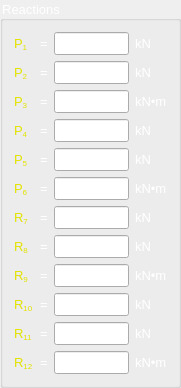
  <widget class="QGroupBox" name="gridGroupBox_7">
   <property name="geometry">
    <rect>
     <x>460</x>
     <y>80</y>
     <width>181</width>
     <height>379</height>
    </rect>
   </property>
   <property name="font">
    <font>
     <family>MS Shell Dlg 2</family>
     <pointsize>10</pointsize>
     <weight>50</weight>
     <italic>false</italic>
     <bold>false</bold>
    </font>
   </property>
   <property name="styleSheet">
    <string notr="true">font: 10pt &quot;MS Shell Dlg 2&quot;;
color: rgb(255, 255, 255);</string>
   </property>
   <property name="title">
    <string>Reactions</string>
   </property>
   <layout class="QGridLayout" name="gridLayout_5">
    <item row="2" column="2">
     <widget class="QLineEdit" name="p3">
      <property name="font">
       <font>
        <family>MS Shell Dlg 2</family>
        <pointsize>10</pointsize>
        <weight>50</weight>
        <italic>false</italic>
        <bold>false</bold>
       </font>
      </property>
      <property name="styleSheet">
       <string notr="true">color: rgb(255, 85, 255);</string>
      </property>
      <property name="alignment">
       <set>Qt::AlignRight|Qt::AlignTrailing|Qt::AlignVCenter</set>
      </property>
      <property name="readOnly">
       <bool>true</bool>
      </property>
     </widget>
    </item>
    <item row="1" column="1">
     <widget class="QLabel" name="label_56">
      <property name="font">
       <font>
        <family>MS Shell Dlg 2</family>
        <pointsize>10</pointsize>
        <weight>50</weight>
        <italic>false</italic>
        <bold>false</bold>
       </font>
      </property>
      <property name="text">
       <string>=</string>
      </property>
     </widget>
    </item>
    <item row="2" column="3">
     <widget class="QLabel" name="label_57">
      <property name="font">
       <font>
        <family>MS Shell Dlg 2</family>
        <pointsize>10</pointsize>
        <weight>50</weight>
        <italic>false</italic>
        <bold>false</bold>
       </font>
      </property>
      <property name="text">
       <string>&lt;html&gt;&lt;head/&gt;&lt;body&gt;&lt;p&gt;kN•m&lt;/p&gt;&lt;/body&gt;&lt;/html&gt;</string>
      </property>
     </widget>
    </item>
    <item row="1" column="3">
     <widget class="QLabel" name="label_59">
      <property name="font">
       <font>
        <family>MS Shell Dlg 2</family>
        <pointsize>10</pointsize>
        <weight>50</weight>
        <italic>false</italic>
        <bold>false</bold>
       </font>
      </property>
      <property name="text">
       <string>kN</string>
      </property>
     </widget>
    </item>
    <item row="0" column="1">
     <widget class="QLabel" name="label_58">
      <property name="font">
       <font>
        <family>MS Shell Dlg 2</family>
        <pointsize>10</pointsize>
        <weight>50</weight>
        <italic>false</italic>
        <bold>false</bold>
       </font>
      </property>
      <property name="text">
       <string>=</string>
      </property>
     </widget>
    </item>
    <item row="2" column="1">
     <widget class="QLabel" name="label_61">
      <property name="font">
       <font>
        <family>MS Shell Dlg 2</family>
        <pointsize>10</pointsize>
        <weight>50</weight>
        <italic>false</italic>
        <bold>false</bold>
       </font>
      </property>
      <property name="text">
       <string>=</string>
      </property>
     </widget>
    </item>
    <item row="0" column="3">
     <widget class="QLabel" name="label_60">
      <property name="font">
       <font>
        <family>MS Shell Dlg 2</family>
        <pointsize>10</pointsize>
        <weight>50</weight>
        <italic>false</italic>
        <bold>false</bold>
       </font>
      </property>
      <property name="text">
       <string>kN</string>
      </property>
     </widget>
    </item>
    <item row="1" column="0">
     <widget class="QLabel" name="label_62">
      <property name="font">
       <font>
        <family>MS Shell Dlg 2</family>
        <pointsize>10</pointsize>
        <weight>50</weight>
        <italic>false</italic>
        <bold>false</bold>
       </font>
      </property>
      <property name="styleSheet">
       <string notr="true">color: rgb(226, 226, 0);</string>
      </property>
      <property name="text">
       <string>&lt;html&gt;&lt;head/&gt;&lt;body&gt;&lt;p&gt;P&lt;span style=&quot; vertical-align:sub;&quot;&gt;2&lt;/span&gt;&lt;/p&gt;&lt;/body&gt;&lt;/html&gt;</string>
      </property>
     </widget>
    </item>
    <item row="0" column="0">
     <widget class="QLabel" name="label_63">
      <property name="font">
       <font>
        <family>MS Shell Dlg 2</family>
        <pointsize>10</pointsize>
        <weight>50</weight>
        <italic>false</italic>
        <bold>false</bold>
       </font>
      </property>
      <property name="styleSheet">
       <string notr="true">color: rgb(226, 226, 0);</string>
      </property>
      <property name="text">
       <string>&lt;html&gt;&lt;head/&gt;&lt;body&gt;&lt;p&gt;P&lt;span style=&quot; vertical-align:sub;&quot;&gt;1&lt;/span&gt;&lt;/p&gt;&lt;/body&gt;&lt;/html&gt;</string>
      </property>
     </widget>
    </item>
    <item row="2" column="0">
     <widget class="QLabel" name="label_64">
      <property name="font">
       <font>
        <family>MS Shell Dlg 2</family>
        <pointsize>10</pointsize>
        <weight>50</weight>
        <italic>false</italic>
        <bold>false</bold>
       </font>
      </property>
      <property name="styleSheet">
       <string notr="true">color: rgb(226, 226, 0);</string>
      </property>
      <property name="text">
       <string>&lt;html&gt;&lt;head/&gt;&lt;body&gt;&lt;p&gt;P&lt;span style=&quot; vertical-align:sub;&quot;&gt;3&lt;/span&gt;&lt;/p&gt;&lt;/body&gt;&lt;/html&gt;</string>
      </property>
     </widget>
    </item>
    <item row="11" column="2">
     <widget class="QLineEdit" name="r12">
      <property name="font">
       <font>
        <family>MS Shell Dlg 2</family>
        <pointsize>10</pointsize>
        <weight>50</weight>
        <italic>false</italic>
        <bold>false</bold>
       </font>
      </property>
      <property name="styleSheet">
       <string notr="true">color: rgb(255, 85, 255);</string>
      </property>
      <property name="alignment">
       <set>Qt::AlignRight|Qt::AlignTrailing|Qt::AlignVCenter</set>
      </property>
      <property name="readOnly">
       <bool>true</bool>
      </property>
     </widget>
    </item>
    <item row="9" column="2">
     <widget class="QLineEdit" name="r10">
      <property name="font">
       <font>
        <family>MS Shell Dlg 2</family>
        <pointsize>10</pointsize>
        <weight>50</weight>
        <italic>false</italic>
        <bold>false</bold>
       </font>
      </property>
      <property name="styleSheet">
       <string notr="true">color: rgb(255, 85, 255);</string>
      </property>
      <property name="alignment">
       <set>Qt::AlignRight|Qt::AlignTrailing|Qt::AlignVCenter</set>
      </property>
      <property name="readOnly">
       <bool>true</bool>
      </property>
     </widget>
    </item>
    <item row="8" column="2">
     <widget class="QLineEdit" name="r9">
      <property name="font">
       <font>
        <family>MS Shell Dlg 2</family>
        <pointsize>10</pointsize>
        <weight>50</weight>
        <italic>false</italic>
        <bold>false</bold>
       </font>
      </property>
      <property name="styleSheet">
       <string notr="true">color: rgb(255, 85, 255);</string>
      </property>
      <property name="alignment">
       <set>Qt::AlignRight|Qt::AlignTrailing|Qt::AlignVCenter</set>
      </property>
      <property name="readOnly">
       <bool>true</bool>
      </property>
     </widget>
    </item>
    <item row="6" column="2">
     <widget class="QLineEdit" name="r7">
      <property name="font">
       <font>
        <family>MS Shell Dlg 2</family>
        <pointsize>10</pointsize>
        <weight>50</weight>
        <italic>false</italic>
        <bold>false</bold>
       </font>
      </property>
      <property name="styleSheet">
       <string notr="true">color: rgb(255, 85, 255);</string>
      </property>
      <property name="alignment">
       <set>Qt::AlignRight|Qt::AlignTrailing|Qt::AlignVCenter</set>
      </property>
      <property name="readOnly">
       <bool>true</bool>
      </property>
     </widget>
    </item>
    <item row="5" column="2">
     <widget class="QLineEdit" name="p6">
      <property name="font">
       <font>
        <family>MS Shell Dlg 2</family>
        <pointsize>10</pointsize>
        <weight>50</weight>
        <italic>false</italic>
        <bold>false</bold>
       </font>
      </property>
      <property name="styleSheet">
       <string notr="true">color: rgb(255, 85, 255);</string>
      </property>
      <property name="alignment">
       <set>Qt::AlignRight|Qt::AlignTrailing|Qt::AlignVCenter</set>
      </property>
      <property name="readOnly">
       <bool>true</bool>
      </property>
     </widget>
    </item>
    <item row="4" column="0">
     <widget class="QLabel" name="label_68">
      <property name="font">
       <font>
        <family>MS Shell Dlg 2</family>
        <pointsize>10</pointsize>
        <weight>50</weight>
        <italic>false</italic>
        <bold>false</bold>
       </font>
      </property>
      <property name="styleSheet">
       <string notr="true">color: rgb(226, 226, 0);</string>
      </property>
      <property name="text">
       <string>&lt;html&gt;&lt;head/&gt;&lt;body&gt;&lt;p&gt;P&lt;span style=&quot; vertical-align:sub;&quot;&gt;5&lt;/span&gt;&lt;/p&gt;&lt;/body&gt;&lt;/html&gt;</string>
      </property>
     </widget>
    </item>
    <item row="10" column="2">
     <widget class="QLineEdit" name="r11">
      <property name="font">
       <font>
        <family>MS Shell Dlg 2</family>
        <pointsize>10</pointsize>
        <weight>50</weight>
        <italic>false</italic>
        <bold>false</bold>
       </font>
      </property>
      <property name="styleSheet">
       <string notr="true">color: rgb(255, 85, 255);</string>
      </property>
      <property name="alignment">
       <set>Qt::AlignRight|Qt::AlignTrailing|Qt::AlignVCenter</set>
      </property>
      <property name="readOnly">
       <bool>true</bool>
      </property>
     </widget>
    </item>
    <item row="7" column="2">
     <widget class="QLineEdit" name="r8">
      <property name="font">
       <font>
        <family>MS Shell Dlg 2</family>
        <pointsize>10</pointsize>
        <weight>50</weight>
        <italic>false</italic>
        <bold>false</bold>
       </font>
      </property>
      <property name="styleSheet">
       <string notr="true">color: rgb(255, 85, 255);</string>
      </property>
      <property name="alignment">
       <set>Qt::AlignRight|Qt::AlignTrailing|Qt::AlignVCenter</set>
      </property>
      <property name="readOnly">
       <bool>true</bool>
      </property>
     </widget>
    </item>
    <item row="5" column="0">
     <widget class="QLabel" name="label_77">
      <property name="font">
       <font>
        <family>MS Shell Dlg 2</family>
        <pointsize>10</pointsize>
        <weight>50</weight>
        <italic>false</italic>
        <bold>false</bold>
       </font>
      </property>
      <property name="styleSheet">
       <string notr="true">color: rgb(226, 226, 0);</string>
      </property>
      <property name="text">
       <string>&lt;html&gt;&lt;head/&gt;&lt;body&gt;&lt;p&gt;P&lt;span style=&quot; vertical-align:sub;&quot;&gt;6&lt;/span&gt;&lt;/p&gt;&lt;/body&gt;&lt;/html&gt;</string>
      </property>
     </widget>
    </item>
    <item row="4" column="3">
     <widget class="QLabel" name="label_69">
      <property name="font">
       <font>
        <family>MS Shell Dlg 2</family>
        <pointsize>10</pointsize>
        <weight>50</weight>
        <italic>false</italic>
        <bold>false</bold>
       </font>
      </property>
      <property name="text">
       <string>kN</string>
      </property>
     </widget>
    </item>
    <item row="8" column="0">
     <widget class="QLabel" name="label_82">
      <property name="font">
       <font>
        <family>MS Shell Dlg 2</family>
        <pointsize>10</pointsize>
        <weight>50</weight>
        <italic>false</italic>
        <bold>false</bold>
       </font>
      </property>
      <property name="styleSheet">
       <string notr="true">color: rgb(226, 226, 0);</string>
      </property>
      <property name="text">
       <string>&lt;html&gt;&lt;head/&gt;&lt;body&gt;&lt;p&gt;R&lt;span style=&quot; vertical-align:sub;&quot;&gt;9&lt;/span&gt;&lt;/p&gt;&lt;/body&gt;&lt;/html&gt;</string>
      </property>
     </widget>
    </item>
    <item row="4" column="1">
     <widget class="QLabel" name="label_70">
      <property name="font">
       <font>
        <family>MS Shell Dlg 2</family>
        <pointsize>10</pointsize>
        <weight>50</weight>
        <italic>false</italic>
        <bold>false</bold>
       </font>
      </property>
      <property name="text">
       <string>=</string>
      </property>
     </widget>
    </item>
    <item row="5" column="1">
     <widget class="QLabel" name="label_74">
      <property name="font">
       <font>
        <family>MS Shell Dlg 2</family>
        <pointsize>10</pointsize>
        <weight>50</weight>
        <italic>false</italic>
        <bold>false</bold>
       </font>
      </property>
      <property name="text">
       <string>=</string>
      </property>
     </widget>
    </item>
    <item row="7" column="0">
     <widget class="QLabel" name="label_78">
      <property name="font">
       <font>
        <family>MS Shell Dlg 2</family>
        <pointsize>10</pointsize>
        <weight>50</weight>
        <italic>false</italic>
        <bold>false</bold>
       </font>
      </property>
      <property name="styleSheet">
       <string notr="true">color: rgb(226, 226, 0);</string>
      </property>
      <property name="text">
       <string>&lt;html&gt;&lt;head/&gt;&lt;body&gt;&lt;p&gt;R&lt;span style=&quot; vertical-align:sub;&quot;&gt;8&lt;/span&gt;&lt;/p&gt;&lt;/body&gt;&lt;/html&gt;</string>
      </property>
     </widget>
    </item>
    <item row="6" column="0">
     <widget class="QLabel" name="label_79">
      <property name="font">
       <font>
        <family>MS Shell Dlg 2</family>
        <pointsize>10</pointsize>
        <weight>50</weight>
        <italic>false</italic>
        <bold>false</bold>
       </font>
      </property>
      <property name="styleSheet">
       <string notr="true">color: rgb(226, 226, 0);</string>
      </property>
      <property name="text">
       <string>&lt;html&gt;&lt;head/&gt;&lt;body&gt;&lt;p&gt;R&lt;span style=&quot; vertical-align:sub;&quot;&gt;7&lt;/span&gt;&lt;/p&gt;&lt;/body&gt;&lt;/html&gt;</string>
      </property>
     </widget>
    </item>
    <item row="6" column="1">
     <widget class="QLabel" name="label_65">
      <property name="font">
       <font>
        <family>MS Shell Dlg 2</family>
        <pointsize>10</pointsize>
        <weight>50</weight>
        <italic>false</italic>
        <bold>false</bold>
       </font>
      </property>
      <property name="text">
       <string>=</string>
      </property>
     </widget>
    </item>
    <item row="9" column="0">
     <widget class="QLabel" name="label_86">
      <property name="font">
       <font>
        <family>MS Shell Dlg 2</family>
        <pointsize>10</pointsize>
        <weight>50</weight>
        <italic>false</italic>
        <bold>false</bold>
       </font>
      </property>
      <property name="styleSheet">
       <string notr="true">color: rgb(226, 226, 0);</string>
      </property>
      <property name="text">
       <string>&lt;html&gt;&lt;head/&gt;&lt;body&gt;&lt;p&gt;R&lt;span style=&quot; vertical-align:sub;&quot;&gt;10&lt;/span&gt;&lt;/p&gt;&lt;/body&gt;&lt;/html&gt;</string>
      </property>
     </widget>
    </item>
    <item row="8" column="1">
     <widget class="QLabel" name="label_83">
      <property name="font">
       <font>
        <family>MS Shell Dlg 2</family>
        <pointsize>10</pointsize>
        <weight>50</weight>
        <italic>false</italic>
        <bold>false</bold>
       </font>
      </property>
      <property name="text">
       <string>=</string>
      </property>
     </widget>
    </item>
    <item row="10" column="0">
     <widget class="QLabel" name="label_87">
      <property name="font">
       <font>
        <family>MS Shell Dlg 2</family>
        <pointsize>10</pointsize>
        <weight>50</weight>
        <italic>false</italic>
        <bold>false</bold>
       </font>
      </property>
      <property name="styleSheet">
       <string notr="true">color: rgb(226, 226, 0);</string>
      </property>
      <property name="text">
       <string>&lt;html&gt;&lt;head/&gt;&lt;body&gt;&lt;p&gt;R&lt;span style=&quot; vertical-align:sub;&quot;&gt;11&lt;/span&gt;&lt;/p&gt;&lt;/body&gt;&lt;/html&gt;</string>
      </property>
     </widget>
    </item>
    <item row="11" column="0">
     <widget class="QLabel" name="label_81">
      <property name="font">
       <font>
        <family>MS Shell Dlg 2</family>
        <pointsize>10</pointsize>
        <weight>50</weight>
        <italic>false</italic>
        <bold>false</bold>
       </font>
      </property>
      <property name="styleSheet">
       <string notr="true">color: rgb(226, 226, 0);</string>
      </property>
      <property name="text">
       <string>&lt;html&gt;&lt;head/&gt;&lt;body&gt;&lt;p&gt;R&lt;span style=&quot; vertical-align:sub;&quot;&gt;12&lt;/span&gt;&lt;/p&gt;&lt;/body&gt;&lt;/html&gt;</string>
      </property>
     </widget>
    </item>
    <item row="7" column="1">
     <widget class="QLabel" name="label_76">
      <property name="font">
       <font>
        <family>MS Shell Dlg 2</family>
        <pointsize>10</pointsize>
        <weight>50</weight>
        <italic>false</italic>
        <bold>false</bold>
       </font>
      </property>
      <property name="text">
       <string>=</string>
      </property>
     </widget>
    </item>
    <item row="9" column="1">
     <widget class="QLabel" name="label_89">
      <property name="font">
       <font>
        <family>MS Shell Dlg 2</family>
        <pointsize>10</pointsize>
        <weight>50</weight>
        <italic>false</italic>
        <bold>false</bold>
       </font>
      </property>
      <property name="text">
       <string>=</string>
      </property>
     </widget>
    </item>
    <item row="10" column="1">
     <widget class="QLabel" name="label_88">
      <property name="font">
       <font>
        <family>MS Shell Dlg 2</family>
        <pointsize>10</pointsize>
        <weight>50</weight>
        <italic>false</italic>
        <bold>false</bold>
       </font>
      </property>
      <property name="text">
       <string>=</string>
      </property>
     </widget>
    </item>
    <item row="6" column="3">
     <widget class="QLabel" name="label_67">
      <property name="font">
       <font>
        <family>MS Shell Dlg 2</family>
        <pointsize>10</pointsize>
        <weight>50</weight>
        <italic>false</italic>
        <bold>false</bold>
       </font>
      </property>
      <property name="text">
       <string>kN</string>
      </property>
     </widget>
    </item>
    <item row="5" column="3">
     <widget class="QLabel" name="label_75">
      <property name="font">
       <font>
        <family>MS Shell Dlg 2</family>
        <pointsize>10</pointsize>
        <weight>50</weight>
        <italic>false</italic>
        <bold>false</bold>
       </font>
      </property>
      <property name="text">
       <string>&lt;html&gt;&lt;head/&gt;&lt;body&gt;&lt;p&gt;kN•m&lt;/p&gt;&lt;/body&gt;&lt;/html&gt;</string>
      </property>
     </widget>
    </item>
    <item row="11" column="3">
     <widget class="QLabel" name="label_85">
      <property name="font">
       <font>
        <family>MS Shell Dlg 2</family>
        <pointsize>10</pointsize>
        <weight>50</weight>
        <italic>false</italic>
        <bold>false</bold>
       </font>
      </property>
      <property name="text">
       <string>&lt;html&gt;&lt;head/&gt;&lt;body&gt;&lt;p&gt;kN•m&lt;/p&gt;&lt;/body&gt;&lt;/html&gt;</string>
      </property>
     </widget>
    </item>
    <item row="7" column="3">
     <widget class="QLabel" name="label_66">
      <property name="font">
       <font>
        <family>MS Shell Dlg 2</family>
        <pointsize>10</pointsize>
        <weight>50</weight>
        <italic>false</italic>
        <bold>false</bold>
       </font>
      </property>
      <property name="text">
       <string>kN</string>
      </property>
     </widget>
    </item>
    <item row="11" column="1">
     <widget class="QLabel" name="label_80">
      <property name="font">
       <font>
        <family>MS Shell Dlg 2</family>
        <pointsize>10</pointsize>
        <weight>50</weight>
        <italic>false</italic>
        <bold>false</bold>
       </font>
      </property>
      <property name="text">
       <string>=</string>
      </property>
     </widget>
    </item>
    <item row="10" column="3">
     <widget class="QLabel" name="label_90">
      <property name="font">
       <font>
        <family>MS Shell Dlg 2</family>
        <pointsize>10</pointsize>
        <weight>50</weight>
        <italic>false</italic>
        <bold>false</bold>
       </font>
      </property>
      <property name="text">
       <string>kN</string>
      </property>
     </widget>
    </item>
    <item row="8" column="3">
     <widget class="QLabel" name="label_84">
      <property name="font">
       <font>
        <family>MS Shell Dlg 2</family>
        <pointsize>10</pointsize>
        <weight>50</weight>
        <italic>false</italic>
        <bold>false</bold>
       </font>
      </property>
      <property name="text">
       <string>&lt;html&gt;&lt;head/&gt;&lt;body&gt;&lt;p&gt;kN•m&lt;/p&gt;&lt;/body&gt;&lt;/html&gt;</string>
      </property>
     </widget>
    </item>
    <item row="9" column="3">
     <widget class="QLabel" name="label_91">
      <property name="font">
       <font>
        <family>MS Shell Dlg 2</family>
        <pointsize>10</pointsize>
        <weight>50</weight>
        <italic>false</italic>
        <bold>false</bold>
       </font>
      </property>
      <property name="text">
       <string>kN</string>
      </property>
     </widget>
    </item>
    <item row="3" column="0">
     <widget class="QLabel" name="label_71">
      <property name="font">
       <font>
        <family>MS Shell Dlg 2</family>
        <pointsize>10</pointsize>
        <weight>50</weight>
        <italic>false</italic>
        <bold>false</bold>
       </font>
      </property>
      <property name="styleSheet">
       <string notr="true">color: rgb(226, 226, 0);</string>
      </property>
      <property name="text">
       <string>&lt;html&gt;&lt;head/&gt;&lt;body&gt;&lt;p&gt;P&lt;span style=&quot; vertical-align:sub;&quot;&gt;4&lt;/span&gt;&lt;/p&gt;&lt;/body&gt;&lt;/html&gt;</string>
      </property>
     </widget>
    </item>
    <item row="1" column="2">
     <widget class="QLineEdit" name="p2">
      <property name="font">
       <font>
        <family>MS Shell Dlg 2</family>
        <pointsize>10</pointsize>
        <weight>50</weight>
        <italic>false</italic>
        <bold>false</bold>
       </font>
      </property>
      <property name="styleSheet">
       <string notr="true">color: rgb(255, 85, 255);</string>
      </property>
      <property name="alignment">
       <set>Qt::AlignRight|Qt::AlignTrailing|Qt::AlignVCenter</set>
      </property>
      <property name="readOnly">
       <bool>true</bool>
      </property>
     </widget>
    </item>
    <item row="3" column="3">
     <widget class="QLabel" name="label_73">
      <property name="font">
       <font>
        <family>MS Shell Dlg 2</family>
        <pointsize>10</pointsize>
        <weight>50</weight>
        <italic>false</italic>
        <bold>false</bold>
       </font>
      </property>
      <property name="text">
       <string>kN</string>
      </property>
     </widget>
    </item>
    <item row="3" column="2">
     <widget class="QLineEdit" name="p4">
      <property name="font">
       <font>
        <family>MS Shell Dlg 2</family>
        <pointsize>10</pointsize>
        <weight>50</weight>
        <italic>false</italic>
        <bold>false</bold>
       </font>
      </property>
      <property name="styleSheet">
       <string notr="true">color: rgb(255, 85, 255);</string>
      </property>
      <property name="alignment">
       <set>Qt::AlignRight|Qt::AlignTrailing|Qt::AlignVCenter</set>
      </property>
      <property name="readOnly">
       <bool>true</bool>
      </property>
     </widget>
    </item>
    <item row="0" column="2">
     <widget class="QLineEdit" name="p1">
      <property name="font">
       <font>
        <family>MS Shell Dlg 2</family>
        <pointsize>10</pointsize>
        <weight>50</weight>
        <italic>false</italic>
        <bold>false</bold>
       </font>
      </property>
      <property name="styleSheet">
       <string notr="true">color: rgb(255, 85, 255);</string>
      </property>
      <property name="alignment">
       <set>Qt::AlignRight|Qt::AlignTrailing|Qt::AlignVCenter</set>
      </property>
      <property name="readOnly">
       <bool>true</bool>
      </property>
     </widget>
    </item>
    <item row="3" column="1">
     <widget class="QLabel" name="label_72">
      <property name="font">
       <font>
        <family>MS Shell Dlg 2</family>
        <pointsize>10</pointsize>
        <weight>50</weight>
        <italic>false</italic>
        <bold>false</bold>
       </font>
      </property>
      <property name="text">
       <string>=</string>
      </property>
     </widget>
    </item>
    <item row="4" column="2">
     <widget class="QLineEdit" name="p5">
      <property name="font">
       <font>
        <family>MS Shell Dlg 2</family>
        <pointsize>10</pointsize>
        <weight>50</weight>
        <italic>false</italic>
        <bold>false</bold>
       </font>
      </property>
      <property name="styleSheet">
       <string notr="true">color: rgb(255, 85, 255);</string>
      </property>
      <property name="alignment">
       <set>Qt::AlignRight|Qt::AlignTrailing|Qt::AlignVCenter</set>
      </property>
      <property name="readOnly">
       <bool>true</bool>
      </property>
     </widget>
    </item>
   </layout>
  </widget>
